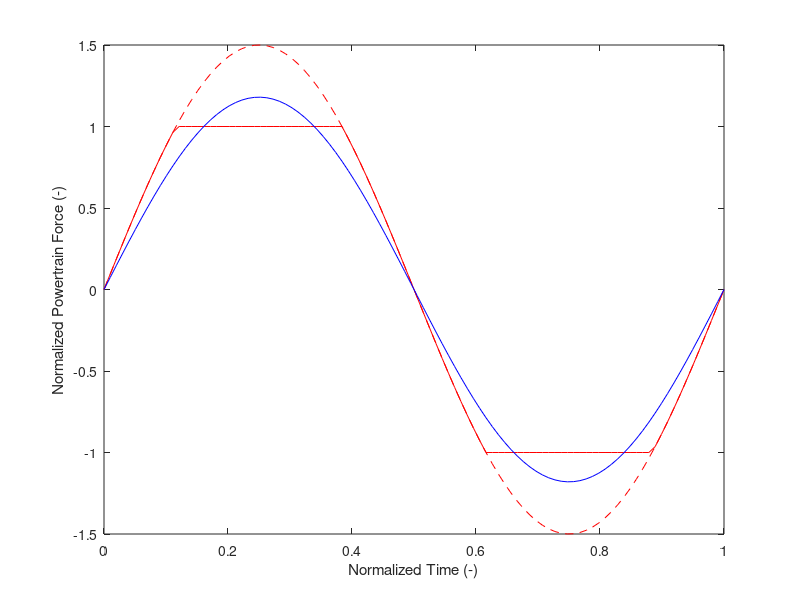

This chart was generated by the following MATLAB code: (Note: this script raises an error after producing the figure.)
function figs = sin_desc_fcn_demo()

%% force saturation
x = linspace(0,1,100);
y = 1.5*sin(x*2*pi);
idx_sat = abs(y)>1;
ysat = y;
ysat(idx_sat) = 1*sign(y(idx_sat));

yfund = 1.18*sin(x*2*pi);

h1 = figure;
h = plot(x,y,'r--');
hold on
plot(x,ysat,'r',x,yfund,'b')
xlabel('Normalized Time (-)')
ylabel('Normalized Powertrain Force (-)')
improvePlot
set(h,'HandleVisibility','off')

legend('Saturated Signal','Fundamental Amplitude','Interpreter','latex')

% see what happens when added to phase shifted signal
shift_on = false;
if shift_on
    shift = 33;
    y_shift = .5/1.5 * [y(shift:end) y(1:(shift-1))];
    plot(x,y_shift,x,ysat+y_shift,x,yfund+y_shift)
end

% alpha plot

h2 = figure;
r = linspace(1,8,50); % r = Fp / Fmax
alpha = 2/pi * ( r.*asin(1./r) + sqrt(1 - 1./r.^2) );
plot(r,alpha)
hold on
plot(r,4/pi*ones(size(r)),'k--')
text(1.25,1.26,'4/\pi','FontSize',18)
xlim([1 8])
xticks(1:8)
yticks(1:.1:1.3)
xlabel('Force Ratio F_p/F_{max}')
ylabel('Fundamental Ratio \alpha')
improvePlot

%% drag
drag_DF = 8/(3*pi)*sin(x*2*pi);
drag_actual = sin(x*2*pi) .* abs(sin(x*2*pi));

h3 = figure;
plot(x,drag_actual,'r',x,drag_DF,'b')
xlabel('Normalized Time (-)')
ylabel('Normalized Drag Force (-)')
legend('Squared Signal $\sin(\omega t)|\sin(\omega t)|$',...
    'Fundamental Amplitude $\frac{8}{3\pi}\sin(\omega t)$','Interpreter','latex')
improvePlot

% Return handles in creation order
figs = [h1, h2, h3];

end
